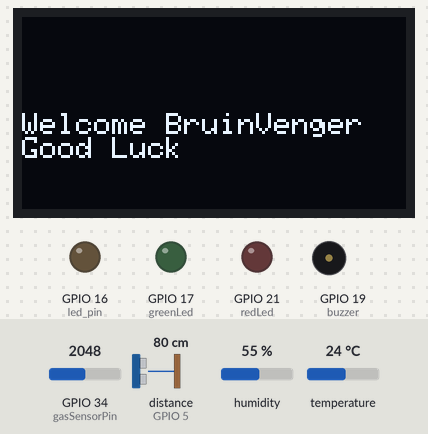
The sketch below on a simulated ESP32. On the bench: 128×64 one-colour display, output pins drawn as LEDs (lit = HIGH), buzzer (waves = sounding). Wiring (inferred from the names in the program): ultrasonic range finder: trigger GPIO 18; echo GPIO 5. Dashed ring = blinking. Inputs (shaded band) come from the test bench; at power-on: GPIO 34 (gasSensorPin) = 2048, distance to the obstacle (sensor on GPIO 5) 80 cm, humidity 55 %, temperature 24 °C. The echo pulse lasts 58.3 µs per cm; WiFi joins after 1.5 s; servers stay silent unless stated; random numbers use the default seed unless the sketch sets one; no MQTT or app messages arrive unless stated; pins used as bus, display or sensor lines are not drawn; what the sketch prints to the serial monitor is not drawn.

Above: at 1.7 s.
At 5.8 s:
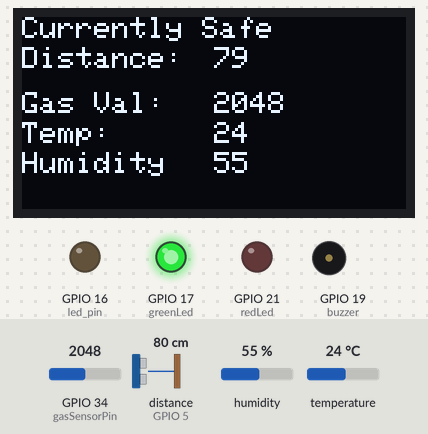
5.9 s: GPIO 34 (gasSensorPin) set to 2439
At 7.2 s:
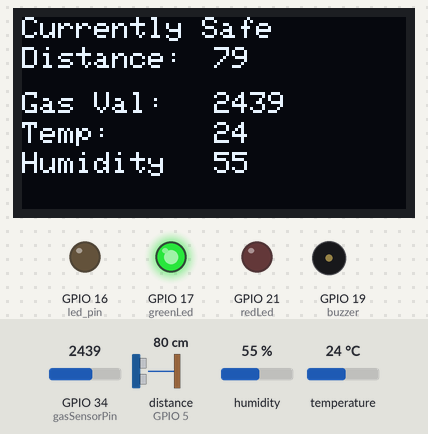
8.2 s: GPIO 34 (gasSensorPin) set to 2542
At 9.03 s:
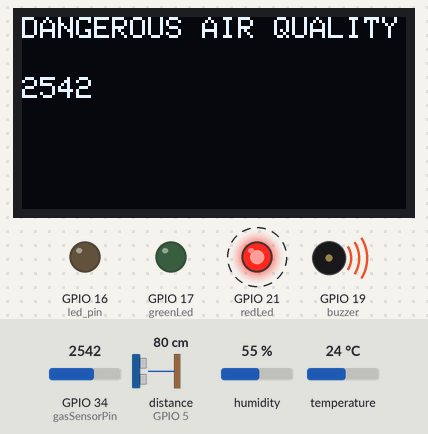
11.0 s: distance to the obstacle (sensor on GPIO 5) set to 2 cm
13.3 s: humidity set to 22 %
16.3 s: temperature set to 12 °C
19.2 s: GPIO 34 (gasSensorPin) set to 2460
At 21.5 s:
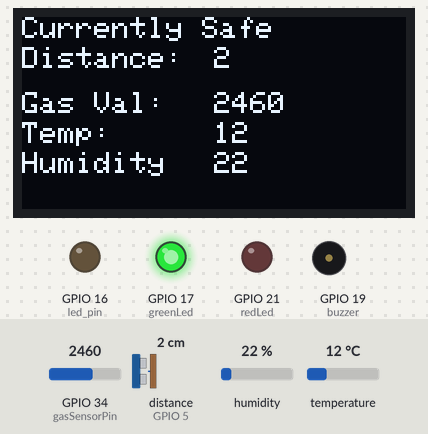
Timing chart, 0 to 23.0 s (numbered marks = the images above; inputs shaded):
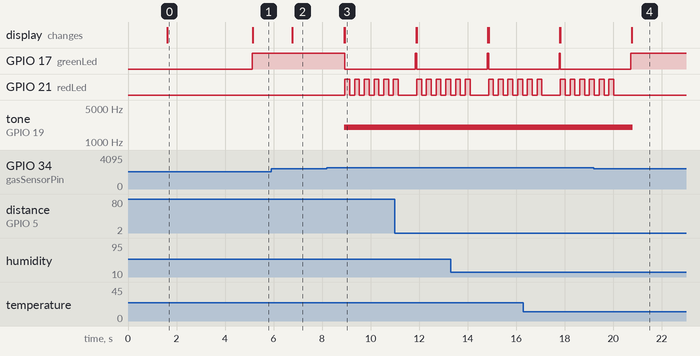

Measured:
- the behaviour switches between 2499 and 2500 on GPIO 34 (gasSensorPin) (found by bisection; images 2 and 3)
- after the input at 5.9 s, the display: changes after 0.86 s (image 2)
- after the input at 8.2 s, GPIO 17 (greenLed): HIGH → LOW after 0.74 s; GPIO 21 (redLed): alternates HIGH for 0.20 s and LOW for 0.20 s, starting after 0.74 s; tone on GPIO 19 (buzzer): silent → 2000 Hz after 0.71 s; the display: first changes after 0.71 s (image 3 shows a later state)
- after the input at 19.2 s, tone on GPIO 19 (buzzer): 2000 Hz → silent after 1.6 s
- what the display in image 0 shows lasts 3.5 s, from 1.6 s to 5.1 s

The sketch:

BruinVengers_hackGauntlet.ino
```cpp
#include <SPI.h>
#include <Wire.h>
#include <Adafruit_GFX.h>
#include <Adafruit_SSD1306.h> // for oled screen
#include "HackPublisher.h"
#include <dhtnew.h> // for temp sensor

// oled dimensions
#define SCREEN_WIDTH 128
#define SCREEN_HEIGHT 64

Adafruit_SSD1306 oled(SCREEN_WIDTH, SCREEN_HEIGHT, &Wire, -1);

DHTNEW AM2320(14);

const char *ssid = "ASUS-F8";
const char *password = "K33pi7$@f3%";

HackPublisher publisher("bruinvengers");

// variables and pins for led control
const int channel = 0;
const int freq = 5000;
const int resolution = 10;
const int led_pin = 16;

// pins for electrical components like sensors, leds, and buzzer
const int trigPin = 18;
const int echoPin = 5;
const int redLed = 21;
const int greenLed = 17;
const int buzzer = 19;
const int gasSensorPin = 34;

long duration;
int distance;
int gasSensorValue;
int humidity;
int temperature;

void flashLeds() {
  // turn off green led and flash red leds
  for (int i = 0; i <= 5; i++) {
    digitalWrite(greenLed, LOW);
    digitalWrite(redLed, HIGH);
    delay(200);
    digitalWrite(redLed, LOW);
    delay(200);
  }
}

void badAirQuality(int gasSensorValue) {
  // update website that air quality causes death
  publisher.store("air_status", "DEATH");
  publisher.send();

  tone(buzzer, 2000, 3000); // play buzzer

  // Display warning message to oled
  oled.clearDisplay();
  oled.setCursor(0,0);
  oled.println("DANGEROUS AIR QUALITY");

  // display gas value
  oled.setCursor(0, 20);
  oled.println(gasSensorValue);
  oled.display();

  flashLeds();
  publisher.store("air_status", "");
  publisher.send();
}

void setup() {
  ledcSetup(channel, freq, resolution);
  ledcAttachPin(led_pin, channel);

  pinMode(trigPin, OUTPUT);
  pinMode(echoPin, INPUT);
  pinMode(redLed, OUTPUT);
  pinMode(greenLed, OUTPUT);
  Serial.begin(115200);
  while (!Serial) continue;

  // Connect to wifi
  WiFi.begin(ssid, password);
  while (WiFi.status() != WL_CONNECTED) {
    delay(500);
    Serial.print(".");
  }

  publisher.begin();

  // check if connected to oled
  if (!oled.begin(SSD1306_SWITCHCAPVCC, 0x3C)) {
    Serial.println(F("SSD1306 allocation failed"));
    while (true);
 }

  //print a welcome message to oled
  oled.clearDisplay();
  oled.setCursor(0, 32);
  oled.setTextSize(1);
  oled.setTextColor(WHITE);
  oled.println("Welcome BruinVenger");
  oled.setCursor(0, 40);
  oled.println("Good Luck");
  oled.display();
  delay(3000);
}

void loop() {
  // Initialize the distance sensor
  digitalWrite(trigPin, LOW);
  delayMicroseconds(2);
  digitalWrite(trigPin, HIGH);
  delayMicroseconds(10);
  digitalWrite(trigPin, LOW);
  duration = pulseIn(echoPin, HIGH);
  distance = (.0343 * duration) / 2;
  // update website the distance enemy was found
  publisher.store("distance", distance);
  publisher.send();

  // Read from gas sensor
  gasSensorValue = analogRead(gasSensorPin);
  // update to website the alcohol values
  publisher.store("air_quality", gasSensorValue);
  publisher.send();
  delay(500);


  // Read data from temp and humidity sensor
  uint32_t start = micros();
  int am2320_data = AM2320.read();
  uint32_t stop = micros();
  uint32_t duration = stop - start;

  // display to serial monitor and store temp and humid to variables only if new data
  if (duration > 50) {
    humidity = AM2320.getHumidity();
    temperature = AM2320.getTemperature();
    Serial.println("Humidity");
    Serial.print(",\t");
    Serial.println("Temperature");
    Serial.print(",\t");
    publisher.store("humidity", humidity);
    publisher.store("temperature", temperature);
  }

    publisher.store("air_status", "GOOD");
    publisher.send();
    digitalWrite(greenLed, HIGH);

    // display conditions to oled
    oled.clearDisplay();
    oled.setCursor(0,0);
    oled.println("Currently Safe");
    oled.setCursor(0, 10);
    oled.println("Distance:");
    oled.setCursor(64, 10);
    oled.println(distance);
    oled.setCursor(0,25);
    oled.println("Gas Val:");
    oled.setCursor(64, 25);
    oled.println(gasSensorValue);
    oled.setCursor(0, 35);
    oled.println("Temp:");
    oled.setCursor(64,35);
    oled.println(temperature);
    oled.setCursor(0, 45);
    oled.println("Humidity");
    oled.setCursor(64,45);
    oled.println(humidity);
    oled.display();

  // when air conditions become dangerous
  if (gasSensorValue >= 2500) {
    badAirQuality(gasSensorValue);
  }

}
```

HackPublisher.h
```cpp
#include <ArduinoJson.h>
#include <WiFi.h>
#include <PubSubClient.h>
#include <string>

class HackPublisher {
  private:
    StaticJsonDocument<200> data;
    bool debug;
    std::string topic;
    const char* broker;
    const int port;
    WiFiClient espClient;
    PubSubClient client;

    char* serializeDocToCString() {
      // Calculate the size needed for serialization
      size_t size = measureJson(data);

      // Allocate a buffer to store the JSON string (don't forget the null terminator)
      char* buffer = new char[size + 1];

      // Serialize the JSON document to the buffer
      serializeJson(data, buffer, size + 1);

      // Store the buffer in a temp var
      char* result = buffer;

      // Free the buffer to avoid memory leaks
      delete[] buffer;

      return result;
    }

    void reconnect() {
      // Loop until we're reconnected
      while (!client.connected()) {
        Serial.println("Attempting MQTT connection...");
        // Create a random client ID
        String clientId = "ESP32Client-";
        clientId += String(random(0xffff), HEX);
        // Attempt to connect
        if (client.connect(clientId.c_str())) {
          Serial.println("Connected to MQTT broker");
        }
        else {
          Serial.print("failed, rc=");
          Serial.print(client.state());
          Serial.println("; trying again in 5 seconds");
          delay(5000);
        }
      }
    }

  public:
    HackPublisher(const char* topic, bool debug = false, const char* broker = "broker.hivemq.com", const int port = 1883)
    : topic("ucla/hack/" + std::string(topic)), debug(debug), broker(broker), port(port), client(espClient) {
      client.setServer(this->broker, this->port);
    }

    void begin() {
      reconnect();
    }

    template<typename T>
    void store(const char* sensor, const T& value) {
      if (debug) {
        Serial.print("[STORE DATA] sensor = ");
        Serial.print(sensor);
        Serial.print(", value = ");
        Serial.println(value);
      }

      data[sensor] = value;
    }

    void send() {
      if (!client.connected()) {
        reconnect();
      }
      client.loop();

      if (debug) {
        Serial.println("[SEND DATA]");
        serializeJsonPretty(data, Serial);
        Serial.println();
      }

      client.publish(topic.c_str(), serializeDocToCString());
      data.clear();
    }

    const char* getTopic() const {
        return topic.c_str();
    }

    const char* getBroker() const {
        return broker;
    }

    const int getPort() const {
        return port;
    }
};
```
